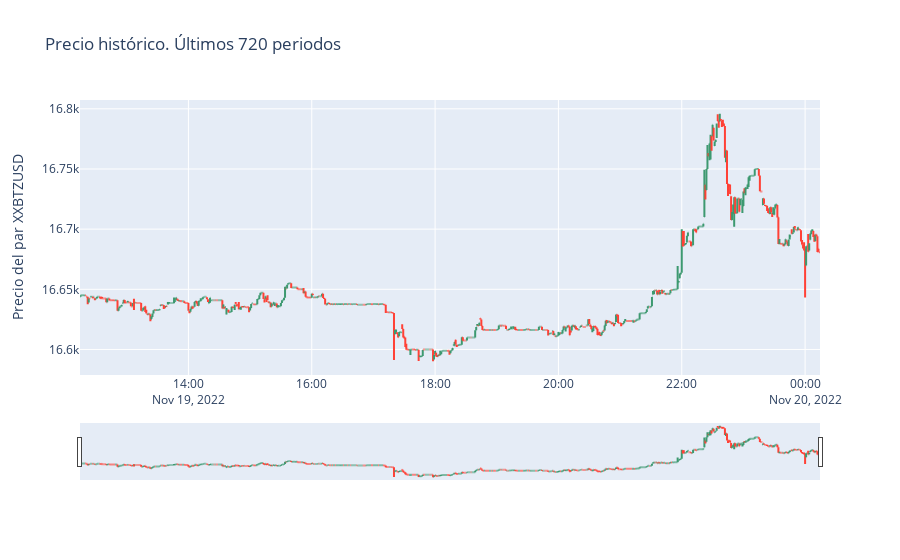

Here is the notebook cell this chart was saved with:
### Markdown cell above
## Gráfico precio

### Code cell
hovertext = []
for i in range(len(df_test['open'])):
    hovertext.append('<br>Precio: '+str(df_test['close'][i]))

fig = go.Figure(data=go.Ohlc(x=df_test['time'],
                open=df_test['open'],
                high=df_test['high'],
                low=df_test['low'],
                close=df_test['close'],
                text=hovertext,
                hoverinfo='text'))

fig.update_layout(
    title='Precio histórico. Últimos 720 periodos',
    yaxis_title='Precio del par XXBTZUSD'
)

fig.show()

### Figure 1 — Plotly figure (JSON) as saved in the notebook; plotly's stock layout.template omitted (floating-point values rounded to 4 significant figures; data arrays with more than 128 entries replaced by an {"elided": "..."} marker saying what was removed)
{"data": [{"close": {"elided": "720 float values"}, "high": {"elided": "720 float values"}, "hoverinfo": "text", "low": {"elided": "720 float values"}, "open": {"elided": "720 float values"}, "text": {"elided": "720 str values"}, "type": "ohlc", "x": {"elided": "720 str values"}}], "layout": {"title": {"text": "Precio histórico. Últimos 720 periodos"}, "yaxis": {"title": {"text": "Precio del par XXBTZUSD"}}}}
